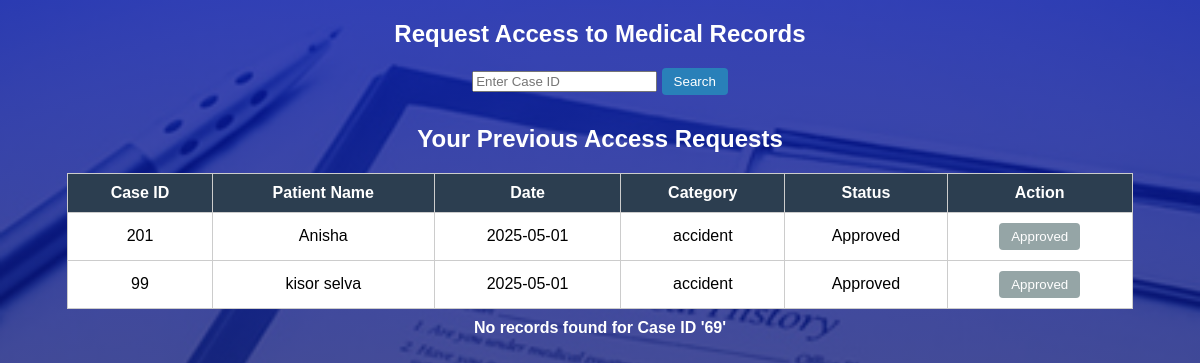
/patients/request-records?case_id=69 (signed in), run on an earlier commit of the app's database.
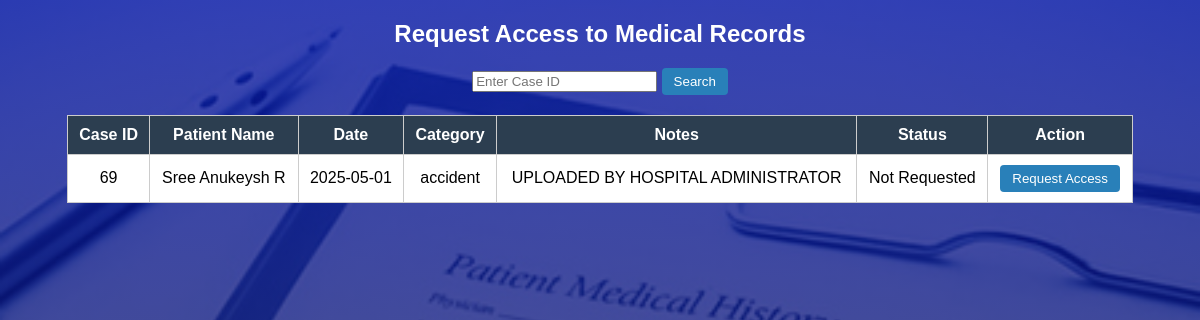
And on a later commit of the database.
### tables this page shows
CREATE TABLE "records" (
            id INTEGER PRIMARY KEY AUTOINCREMENT,
            patient_name TEXT NOT NULL,
            case_id TEXT NOT NULL,
            date TEXT NOT NULL,
            category TEXT NOT NULL,
            notes TEXT,
            file_path TEXT NOT NULL,
            uploaded_by INTEGER NOT NULL, type text,
            FOREIGN KEY (uploaded_by) REFERENCES users(id) ON DELETE CASCADE
        );

CREATE TABLE record_permission(
                id integer primary key autoincrement,
                case_id int not null,
                user_id int not null, status text default 'Pending', granted_by integer, role TEXT,
                FOREIGN KEY (user_id) REFERENCES users(id) ON DELETE CASCADE
            );

### app.py (the view)
@app.route('/patients/request-records', methods=['GET', 'POST'])
def patient_request_records():
    if 'user_id' not in session or session.get('role') != 'Patients & Family Members':
        flash("Unauthorized access.")
        return redirect(url_for('login'))
    user_id = session['user_id']
    search_case_id = request.args.get('case_id', '').strip()
    conn = sqlite3.connect('database.db')
    conn.row_factory = sqlite3.Row
    c = conn.cursor()
    records = []
    no_records = False
    if search_case_id:
        c.execute('''
            SELECT r.case_id, r.patient_name, r.date, r.category, r.notes,
                   IFNULL(rp.status, 'Not Requested') AS permission_status
            FROM records r
            LEFT JOIN (
                SELECT * FROM record_permission WHERE user_id = ?
            ) rp ON r.case_id = rp.case_id
            WHERE r.case_id = ? AND r.type='Medical'
        ''', (user_id, search_case_id))
        records = c.fetchall()
        if not records:
            no_records = True
    c.execute('''
        SELECT r.case_id, r.patient_name, r.date, r.category, rp.status
        FROM record_permission rp
        JOIN records r ON rp.case_id = r.case_id
        WHERE rp.user_id = ? AND r.type = 'Medical'
    ''', (user_id,))
    previous_requests = c.fetchall()
    conn.close()
    return render_template(
        'patient_request_records.html',
        records=records,
        no_records=no_records,
        previous_requests=previous_requests
    )

### template/patient_request_records.html (shortened to what this page needs)
<!DOCTYPE html>
<html>
<head>
</head>
<body>
    <h2>Request Access to Medical Records</h2>
    <form class="search-bar" method="GET" action="{{ url_for('patient_request_records') }}">
        <input type="text" name="case_id" placeholder="Enter Case ID" required>
        <button type="submit">Search</button>
    </form>
{% if previous_requests %}
    <h2 style="margin-top: 30px;">Your Previous Access Requests</h2>
    <table>
        <tr>
            <th>Case ID</th>
            <th>Patient Name</th>
            <th>Date</th>
            <th>Category</th>
            <th>Status</th>
            <th>Action</th>
        </tr>
        {% for record in previous_requests %}
        <tr>
            <td>{{ record.case_id }}</td>
            <td>{{ record.patient_name }}</td>
            <td>{{ record.date }}</td>
            <td>{{ record.category }}</td>
            <td>{{ record.status }}</td>
            <td>
                <button disabled>{{ record.status }}</button>
            </td>
        </tr>
        {% endfor %}
    </table>
{% endif %}
    {% if records %}
        <table>
            <tr>
                <th>Case ID</th>
                <th>Patient Name</th>
                <th>Date</th>
                <th>Category</th>
                <th>Notes</th>
                <th>Status</th>
                <th>Action</th>
            </tr>
            {% for record in records %}
            <tr>
                <td>{{ record.case_id }}</td>
                <td>{{ record.patient_name }}</td>
                <td>{{ record.date }}</td>
                <td>{{ record.category }}</td>
                <td>{{ record.notes or "N/A" }}</td>
                <td>{{ record.permission_status }}</td>
                <td>
                    {% if record.permission_status == 'Not Requested' %}
                    <form method="POST" action="{{ url_for('patient_submit_request') }}">
                        <button type="submit">Request Access</button>
                    </form>
                    {% else %}
                    <button disabled>{{ record.permission_status }}</button>
                    {% endif %}
                </td>
            </tr>
            {% endfor %}
        </table>
    {% elif request.args.get('case_id') %}
        <p class="message">No records found for Case ID '{{ request.args.get('case_id') }}'</p>
    {% endif %}
</body>
</html>

### template/patient_request_records.html (style rules this page uses)
body { font-family: Arial, sans-serif; }
body::before { content: ''; position: fixed; top: 0; left: 0; height: 100%; width: 100%; z-index: -1; background-image: linear-gradient(rgba(5, 21, 165, 0.8), rgba(20, 20, 61, 0.7)), url('/static/medical-records.jpg'); background-size: cover; background-position: center; }
h2 { text-align: center; color: white; }
.search-bar { text-align: center; margin-bottom: 20px; }
table { width: 90%; margin: auto; border-collapse: collapse; background: white; }
th, td { padding: 10px; border: 1px solid #ccc; text-align: center; }
th { background: #2c3e50; color: white; }
button { padding: 6px 12px; background: #2980b9; color: white; border: none; border-radius: 4px; }

What changed in the data, as far as the page shows it:
removed records: case_id "201", patient_name "Anisha", date "2025-05-01", category "accident", status "Approved", shown under "Your Previous Access Requests"
removed records: case_id "99", patient_name "kisor selva", date "2025-05-01", category "accident", status "Approved", shown under "Your Previous Access Requests"
added records: case_id "69", patient_name "Sree Anukeysh R", date "2025-05-01", category "accident", notes "UPLOADED BY HOSPITAL ADMINISTRATOR", permission_status "Not Requested", shown under "Request Access to Medical Records"
Also different on the page:
{{ request.args.get('case_id') }}: "69" → (not shown)
text no longer shown: "Your Previous Access Requests No records found for Case ID ' '"
text now shown: "Notes"
